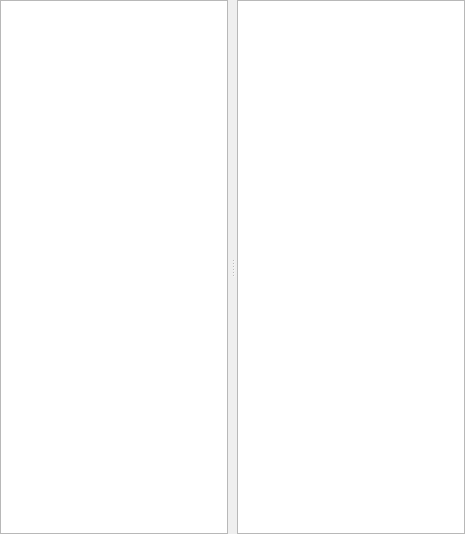
<?xml version="1.0" encoding="UTF-8"?>
<ui version="4.0">
 <class>HazardStatusMonitorWidget</class>
 <widget class="QWidget" name="HazardStatusMonitorWidget">
  <property name="geometry">
   <rect>
    <x>0</x>
    <y>0</y>
    <width>465</width>
    <height>534</height>
   </rect>
  </property>
  <property name="windowTitle">
   <string>Hazard Status Monitor</string>
  </property>
  <layout class="QVBoxLayout">
   <property name="spacing">
    <number>0</number>
   </property>
   <property name="margin">
    <number>0</number>
   </property>
   <item>
    <widget class="QSplitter" name="splitter">
     <property name="orientation">
      <enum>Qt::Horizontal</enum>
     </property>
     <property name="handleWidth">
      <number>9</number>
     </property>
     <widget class="QTreeWidget" name="tree_widget">
      <attribute name="headerVisible">
       <bool>false</bool>
      </attribute>
      <column>
       <property name="text">
        <string notr="true">1</string>
       </property>
      </column>
     </widget>
     <widget class="QTextBrowser" name="html_browser"/>
    </widget>
   </item>
  </layout>
 </widget>
 <resources/>
 <connections/>
</ui>
